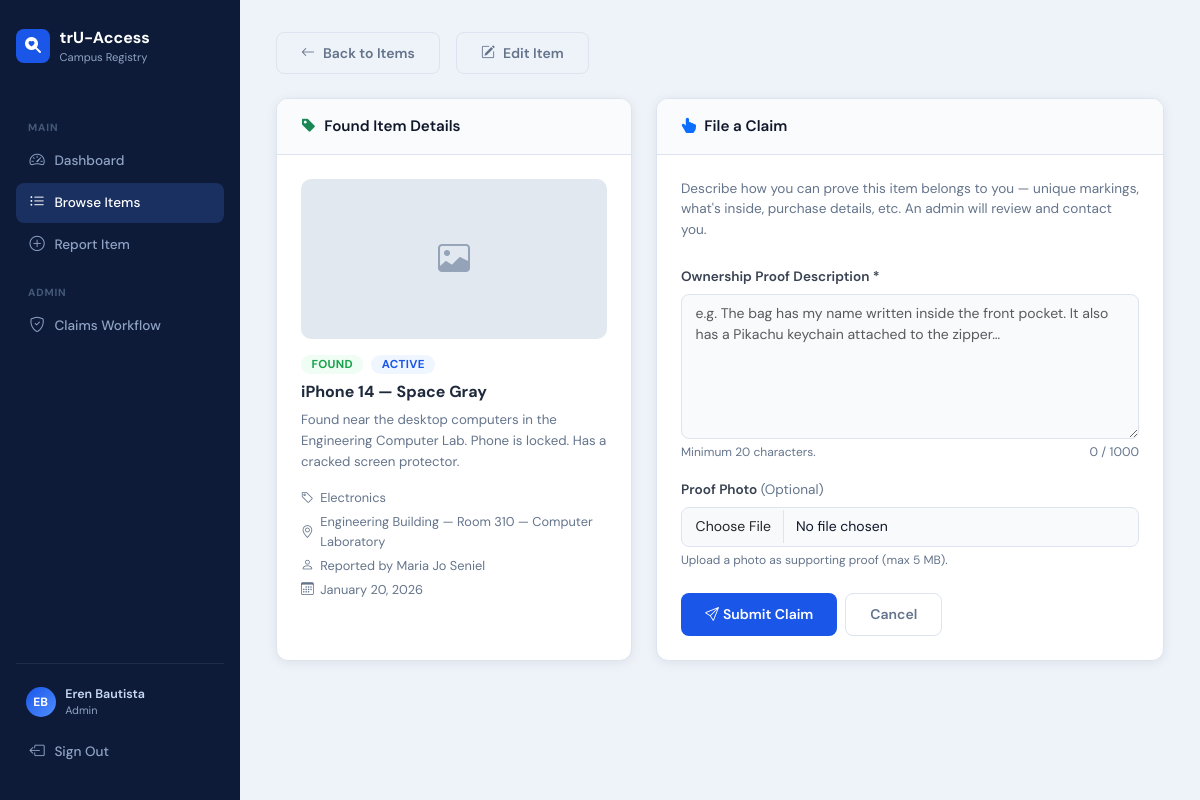
The page /code/claim_request.php?item_id=2 (signed in) on the database its author committed.
### tables this page shows
CREATE TABLE `items` (
  `item_id` int(11) NOT NULL,
  `reported_by` int(11) NOT NULL,
  `category_id` int(11) NOT NULL,
  `location_id` int(11) NOT NULL,
  `item_type` enum('lost','found') NOT NULL,
  `item_name` varchar(150) NOT NULL,
  `description` text DEFAULT NULL,
  `photo_path` varchar(255) DEFAULT NULL,
  `status` enum('active','claimed','archived') NOT NULL DEFAULT 'active',
  `date_reported` date NOT NULL,
  `created_at` timestamp NOT NULL DEFAULT current_timestamp()
);

CREATE TABLE `categories` (
  `category_id` int(11) NOT NULL,
  `category_name` varchar(80) NOT NULL,
  `description` text DEFAULT NULL
);

CREATE TABLE `locations` (
  `location_id` int(11) NOT NULL,
  `building_name` varchar(100) NOT NULL,
  `room_or_area` varchar(80) DEFAULT NULL,
  `campus_zone` varchar(80) DEFAULT NULL
);

CREATE TABLE `users` (
  `user_id` int(11) NOT NULL,
  `full_name` varchar(100) NOT NULL,
  `email` varchar(150) NOT NULL,
  `password` varchar(255) DEFAULT NULL,
  `role` enum('admin','student','staff') NOT NULL DEFAULT 'student',
  `contact_number` varchar(20) DEFAULT NULL,
  `created_at` timestamp NOT NULL DEFAULT current_timestamp()
);

### code/db_connect.php (called while the page is built, shortened)
<?php
function is_admin_or_staff(): bool {
    return isset($_SESSION['user']['role'])
        && in_array($_SESSION['user']['role'], ['admin', 'staff'], true);
}
function e($val): string {
    return htmlspecialchars((string)$val, ENT_QUOTES, 'UTF-8');
}

### code/claim_request.php (the view, shortened to what this page needs)
<?php
require_once 'db_connect.php';
$claimant_id = 1;
$errors  = [];
$success = false;
$item_id = isset($_GET['item_id']) && ctype_digit($_GET['item_id'])
           ? (int)$_GET['item_id'] : 0;
$stmt_item = $conn->prepare("
    SELECT
        i.item_id,
        i.item_name,
        i.description,
        i.photo_path,
        i.date_reported,
        i.status,
        i.item_type,
        c.category_name,
        l.building_name,
        l.room_or_area,
        u.full_name AS reporter
    FROM items i
    INNER JOIN categories c ON i.category_id = c.category_id
    INNER JOIN locations  l ON i.location_id  = l.location_id
    INNER JOIN users      u ON i.reported_by  = u.user_id
    WHERE i.item_id = ? AND i.status = 'active' AND i.item_type = 'found'
    LIMIT 1
");
$stmt_item->bind_param('i', $item_id);
$stmt_item->execute();
$item = $stmt_item->get_result()->fetch_assoc();
$stmt_check = $conn->prepare("
    SELECT claim_id FROM claims
    WHERE item_id = ? AND claimant_id = ? AND status != 'rejected'
    LIMIT 1
");
$stmt_check->bind_param('ii', $item_id, $claimant_id);
$stmt_check->execute();
$already_claimed = $stmt_check->get_result()->num_rows > 0;
?>
<!DOCTYPE html>
<html lang="en">
<head>
<link rel="stylesheet" href="https://cdn.jsdelivr.net/npm/bootstrap@5.3.3/dist/css/bootstrap.min.css">
<link rel="stylesheet" href="https://cdn.jsdelivr.net/npm/bootstrap-icons@1.11.3/font/bootstrap-icons.min.css">
</head>
<body>
<aside class="clf-sidebar">
  <a href="index.php" class="brand">
    <div class="brand-icon"><i class="bi bi-search-heart-fill"></i></div>
    <div>trU-Access<small>Campus Registry</small></div>
  </a>
  <nav>
    <div class="clf-nav-label">Main</div>
    <a href="index.php"      class="clf-nav-link"><i class="bi bi-speedometer2"></i> Dashboard</a>
    <a href="items_list.php" class="clf-nav-link active"><i class="bi bi-list-ul"></i> Browse Items</a>
    <a href="add_item.php"   class="clf-nav-link"><i class="bi bi-plus-circle"></i> Report Item</a>
    <?php if (is_admin_or_staff()): ?>
    <div class="clf-nav-label">Admin</div>
    <a href="admin_workflow.php" class="clf-nav-link"><i class="bi bi-shield-check"></i> Claims Workflow</a>
    <?php endif; ?>
  </nav>
  <div class="clf-sidebar-spacer"></div>
  <div class="clf-sidebar-footer">
    <?php
      $current_user = $_SESSION['user'] ?? [];
      $initials = '';
      if (!empty($current_user['full_name'])) {
        $parts    = explode(' ', trim($current_user['full_name']));
        $initials = strtoupper(substr($parts[0], 0, 1) . (isset($parts[1]) ? substr($parts[1], 0, 1) : ''));
      }
    ?>
    <div class="clf-user-pill">
      <div class="clf-user-avatar"><?= $initials ?: 'U' ?></div>
      <div>
        <div class="clf-user-name"><?= e($current_user['full_name'] ?? 'User') ?></div>
        <div class="clf-user-role"><?= ucfirst(e($current_user['role'] ?? '')) ?></div>
      </div>
    </div>
    <a href="logout.php" class="clf-logout-btn">
      <i class="bi bi-box-arrow-left"></i> Sign Out
    </a>
  </div>
</aside>
<main class="clf-main">
  <div class="d-flex align-items-center gap-3 mb-4">
    <a href="items_list.php" class="btn-clf-secondary d-inline-flex align-items-center gap-2">
      <i class="bi bi-arrow-left"></i> Back to Items
    </a>
    <?php if (is_admin_or_staff()): ?>
    <a href="edit_item.php?item_id=<?= $item_id ?>" class="btn-clf-secondary d-inline-flex align-items-center gap-2">
      <i class="bi bi-pencil-square"></i> Edit Item
    </a>
    <?php endif; ?>
  </div>
  <div class="row g-4">
    <div class="col-md-5">
      <div class="clf-card h-100">
        <div class="clf-card-header">
          <i class="bi bi-tag-fill me-2 text-success"></i>Found Item Details
        </div>
        <div class="clf-card-body">
          <?php if (!empty($item['photo_path']) && file_exists($item['photo_path'])): ?>
            <img src="<?= e($item['photo_path']) ?>" alt="Item photo" class="item-thumb">
          <?php else: ?>
            <div class="thumb-placeholder"><i class="bi bi-image"></i></div>
          <?php endif; ?>
          <div class="d-flex align-items-center gap-2 mb-2">
            <span class="clf-badge found">Found</span>
            <span class="clf-badge active"><?= e($item['status']) ?></span>
          </div>
          <h5 style="font-weight:700;font-size:1rem;margin:.5rem 0;">
            <?= e($item['item_name']) ?>
          </h5>
          <p style="font-size:.83rem;color:var(--clf-muted);line-height:1.6;">
            <?= nl2br(e($item['description'])) ?>
          </p>
          <div class="item-meta mt-3">
            <span><i class="bi bi-tag"></i><?= e($item['category_name']) ?></span>
            <span><i class="bi bi-geo-alt"></i><?= e($item['building_name'] . ' — ' . $item['room_or_area']) ?></span>
            <span><i class="bi bi-person"></i>Reported by <?= e($item['reporter']) ?></span>
            <span><i class="bi bi-calendar3"></i><?= e(date('F j, Y', strtotime($item['date_reported']))) ?></span>
          </div>
        </div>
      </div>
    </div>
    <div class="col-md-7">
      <div class="clf-card h-100">
        <div class="clf-card-header">
          <i class="bi bi-hand-index-thumb-fill me-2 text-primary"></i>File a Claim
        </div>
        <div class="clf-card-body">
          <p style="font-size:.85rem;color:var(--clf-muted);margin-bottom:1.5rem;">
            Describe how you can prove this item belongs to you — unique markings,
            what's inside, purchase details, etc. An admin will review and contact you.
          </p>
          <?php if ($success): ?>
            <div class="clf-alert-success">
              <i class="bi bi-check-circle-fill fs-5"></i>
              <div>
                <strong>Claim submitted!</strong><br>
                <span style="font-size:.82rem;">An admin will review your proof shortly.</span>
              </div>
            </div>
            <a href="items_list.php" class="btn-clf-secondary">
              <i class="bi bi-arrow-left me-1"></i>Back to Items
            </a>
          <?php else: ?>
            <form id="claimForm" method="POST"
                  action="claim_request.php?item_id=<?= $item_id ?>"
                  enctype="multipart/form-data" novalidate>
              <div class="mb-3">
                <label for="proof_description" class="form-label">
                  Ownership Proof Description *
                </label>
                <textarea id="proof_description" name="proof_description"
                          rows="6" maxlength="1000"
                          class="form-control <?= isset($errors['proof']) ? 'is-invalid' : '' ?>"
                          placeholder="e.g. The bag has my name written inside the front pocket. It also has a Pikachu keychain attached to the zipper…"><?= e($_POST['proof_description'] ?? '') ?></textarea>
                <div class="d-flex justify-content-between mt-1">
                  <span style="font-size:.75rem;color:var(--clf-muted);">Minimum 20 characters.</span>
                  <span class="proof-counter" id="proofCounter">0 / 1000</span>
                </div>
              </div>
              <div class="mb-4">
                <label for="proof_photo" class="form-label">
                  Proof Photo <span style="font-weight:400;color:var(--clf-muted);">(Optional)</span>
                </label>
                <input type="file" id="proof_photo" name="proof_photo"
                       accept="image/*" class="form-control
                       <?= isset($errors['proof_photo']) ? 'is-invalid' : '' ?>">
                <div style="font-size:.75rem;color:var(--clf-muted);margin-top:.3rem;">
                  Upload a photo as supporting proof (max 5 MB).
                </div>
              </div>
              <div class="d-flex gap-2">
                <button type="submit" class="btn-clf-primary">
                  <i class="bi bi-send me-1"></i>Submit Claim
                </button>
                <a href="items_list.php" class="btn-clf-secondary">Cancel</a>
              </div>
            </form>
          <?php endif; ?>
        </div>
      </div>
    </div>
  </div>
</main>
</body>
</html>

### rows shown on the page
items: status "ACTIVE", item_name "iPhone 14 — Space Gray", description "Found near the desktop computers in the Engineering Computer Lab. Phone is locked. Has a cracked screen protector.", category.category_name "Electronics", location.room_or_area "Engineering Building — Room 310 — Computer Laboratory", reported_by.full_name "Maria Jo Seniel", date_reported "January 20, 2026"

### other values the page prints
$initials ?: 'U' "EB"
$current_user['full_name'] "Eren Bautista"
$current_user['role'] "Admin"
